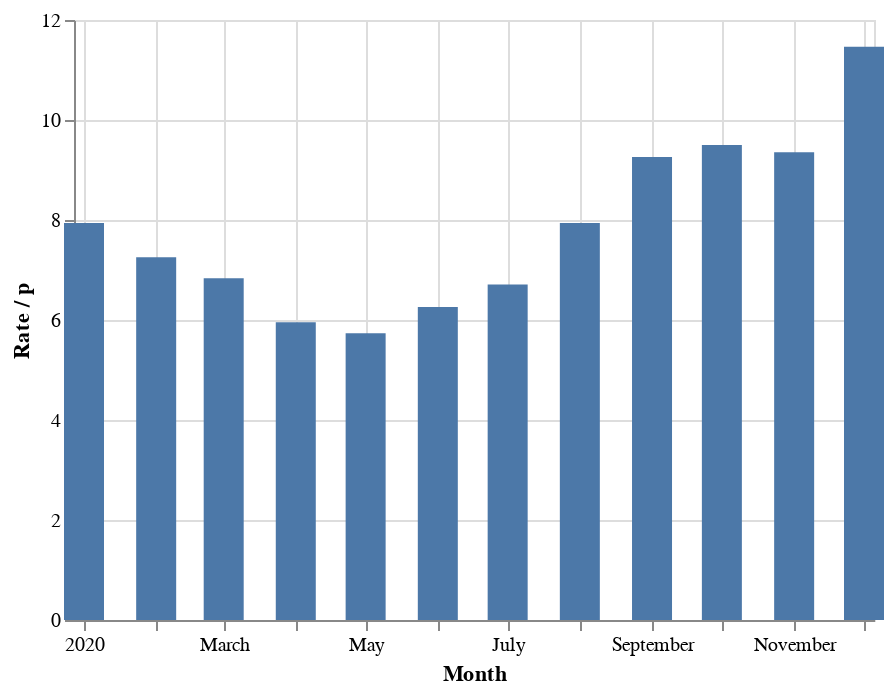

Here is the notebook cell this chart was saved with:
### Code cell
median_rate = df['rate'].resample('MS').median()
cheapest = median_rate.idxmin()
expensive = median_rate.idxmax()
print(f'The cheapest month was {cheapest.strftime("%B")} averaging {median_rate.min()} p/kWh.')
print(f'The most expensive month was {expensive.strftime("%B")} averaging {median_rate.max()} p/kWh.\n')
alt.Chart(median_rate.reset_index()).mark_bar(width=20).encode(
    alt.X('timestamp', title='Month'),
    alt.Y('rate', title='Rate / p'))

### Figure 1 — Vega-Lite specification as saved in the notebook (floating-point values rounded to 4 significant figures)
{"config": {"view": {"continuousWidth": 400, "continuousHeight": 300}}, "data": {"name": "data-d74cf58c34806d94b8b0991f357bdce7"}, "mark": {"type": "bar", "width": 20}, "encoding": {"x": {"type": "temporal", "field": "timestamp", "title": "Month"}, "y": {"type": "quantitative", "field": "rate", "title": "Rate / p"}}, "$schema": "https://vega.github.io/schema/vega-lite/v4.8.1.json", "datasets": {"data-d74cf58c34806d94b8b0991f357bdce7": [{"timestamp": "2020-01-01T00:00:00+00:00", "rate": 7.938}, {"timestamp": "2020-02-01T00:00:00+00:00", "rate": 7.255}, {"timestamp": "2020-03-01T00:00:00+00:00", "rate": 6.835}, {"timestamp": "2020-04-01T00:00:00+01:00", "rate": 5.954}, {"timestamp": "2020-05-01T00:00:00+01:00", "rate": 5.733}, {"timestamp": "2020-06-01T00:00:00+01:00", "rate": 6.258}, {"timestamp": "2020-07-01T00:00:00+01:00", "rate": 6.71}, {"timestamp": "2020-08-01T00:00:00+01:00", "rate": 7.938}, {"timestamp": "2020-09-01T00:00:00+01:00", "rate": 9.261}, {"timestamp": "2020-10-01T00:00:00+01:00", "rate": 9.502}, {"timestamp": "2020-11-01T00:00:00+00:00", "rate": 9.355}, {"timestamp": "2020-12-01T00:00:00+00:00", "rate": 11.47}]}}
